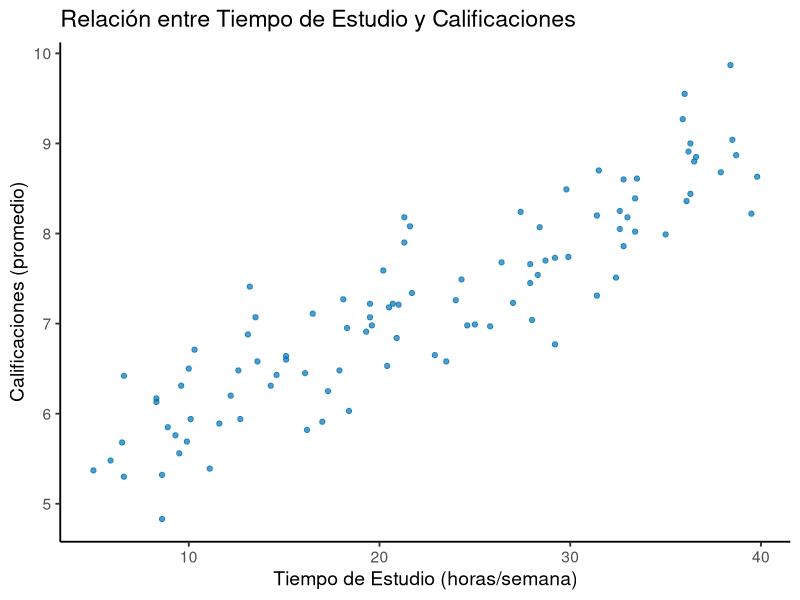
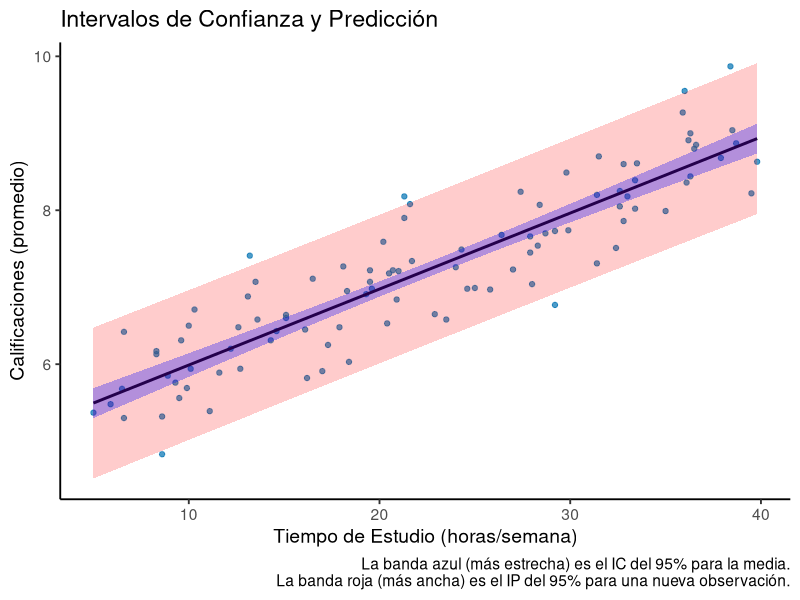
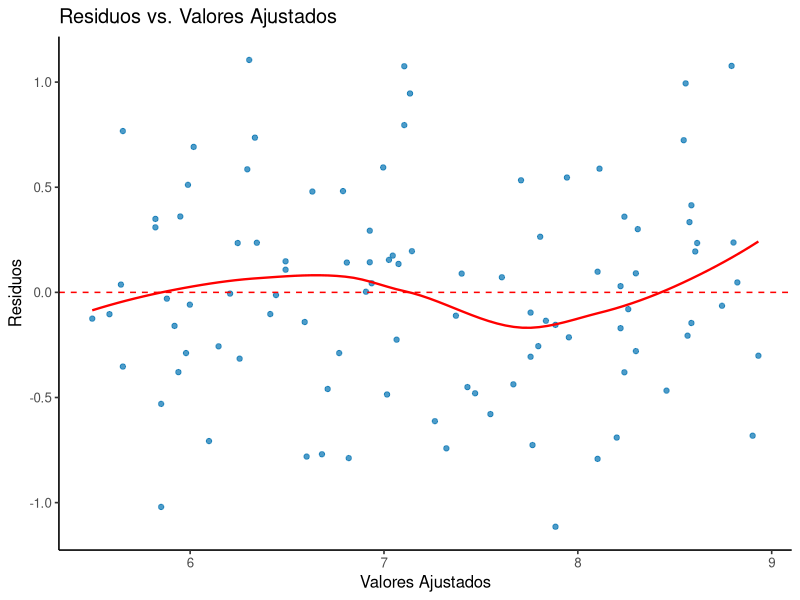
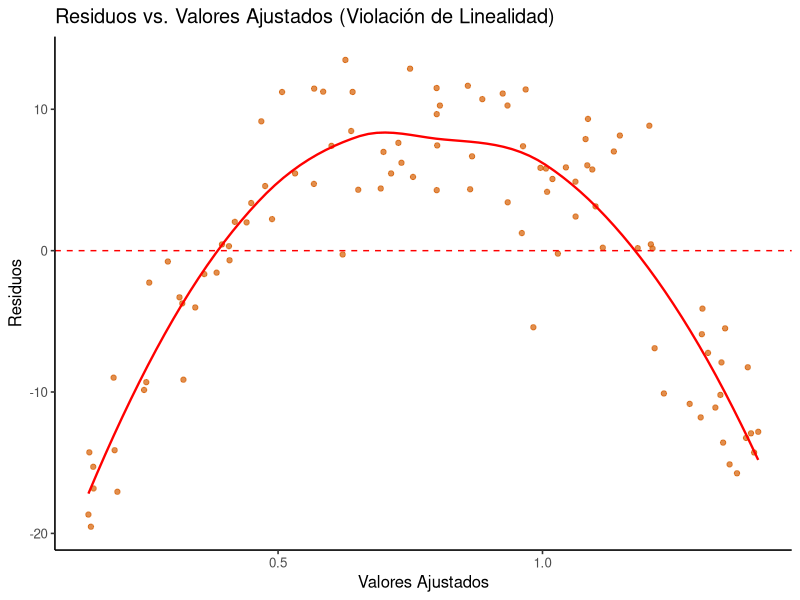
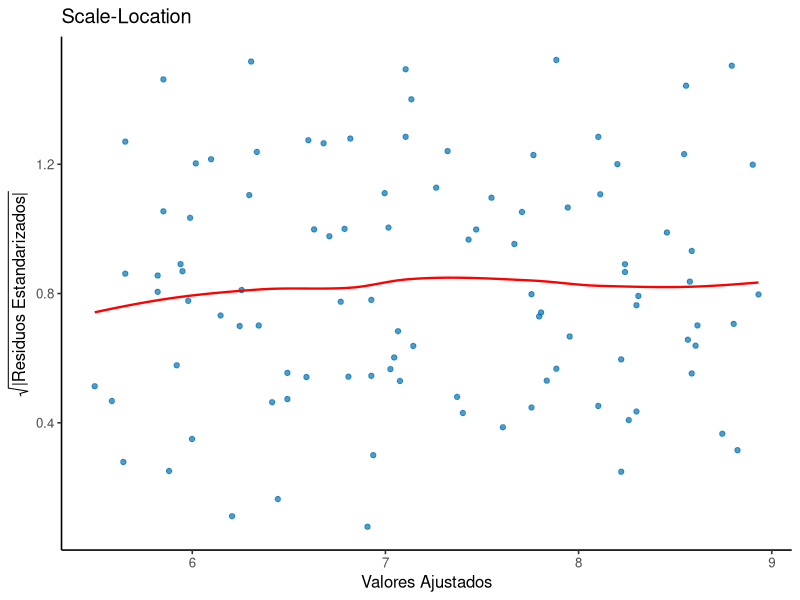
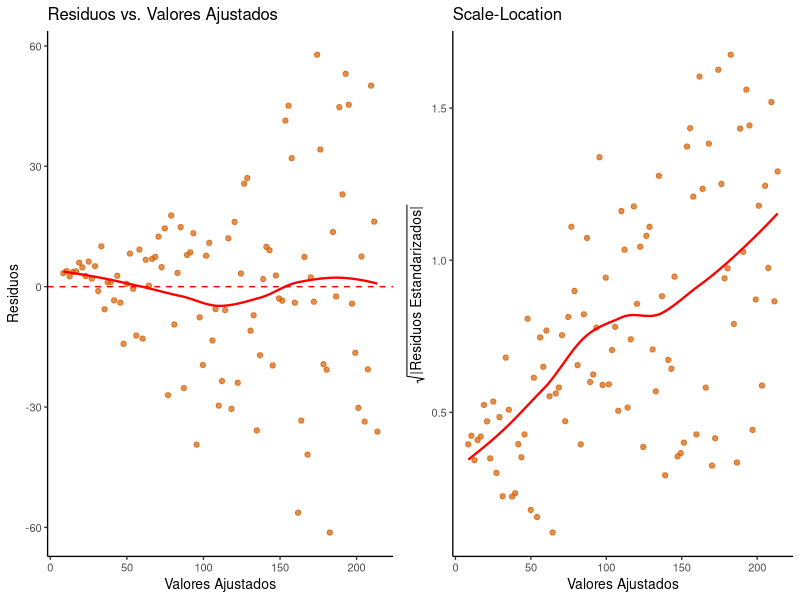
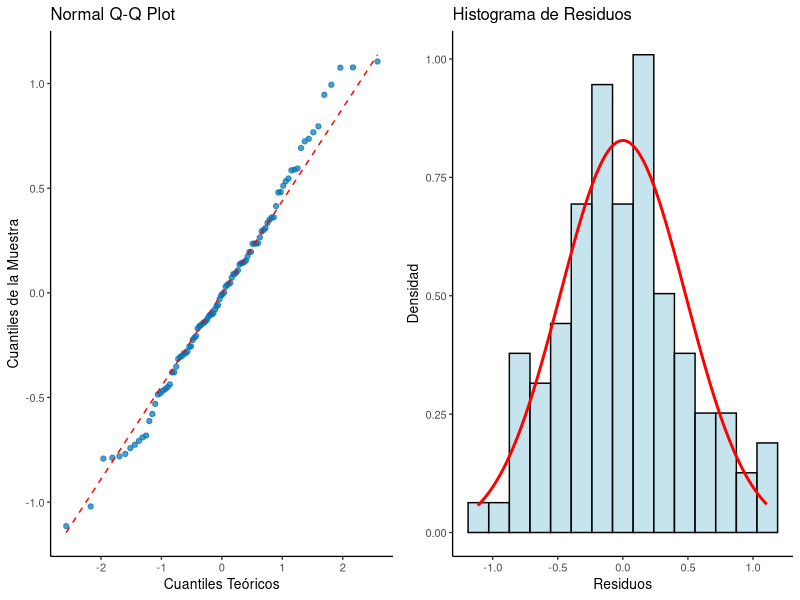
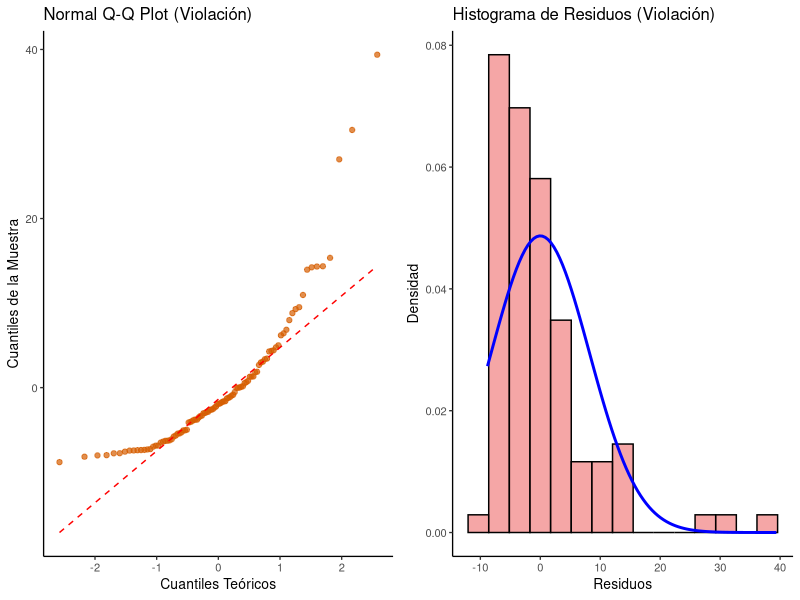

Source code (R) for these figures, in order:
## ---- chunk 1
#| label: fig-exploracion-inicial-full
#| fig-cap: "Relación entre tiempo de estudio y calificaciones."
#| echo: true

library(ggplot2)
set.seed(123) # Para reproducibilidad

# Simulación de datos
datos <- data.frame(
  Tiempo_Estudio = round(runif(100, min = 5, max = 40), 1)
)
datos$Calificaciones <- round(5 + 0.1 * datos$Tiempo_Estudio + rnorm(100, mean = 0, sd = 0.5), 2)

# Visualización
ggplot(datos, aes(x = Tiempo_Estudio, y = Calificaciones)) +
  geom_point(color = "#0072B2", alpha = 0.7) +
  labs(
    title = "Relación entre Tiempo de Estudio y Calificaciones",
    x = "Tiempo de Estudio (horas/semana)",
    y = "Calificaciones (promedio)"
  ) +
  theme_classic(base_size = 14)

# Cuantificación (los objetos se guardan para usarlos en el texto)
covarianza <- cov(datos$Tiempo_Estudio, datos$Calificaciones)
correlacion <- cor(datos$Tiempo_Estudio, datos$Calificaciones)
## ---- chunk 2
#| label: lm-summary-full
#| echo: true

# 1. Ajustamos el modelo lineal
modelo_estudio <- lm(Calificaciones ~ Tiempo_Estudio, data = datos)

# 2. Obtenemos el resumen completo del modelo
summary(modelo_estudio)
## ---- chunk 3
#| echo: true
summary(modelo_estudio)
## ---- chunk 4
#| label: fig-prediccion
#| fig-cap: "Comparación visual del intervalo de confianza (azul, más estrecho) y el intervalo de predicción (rojo, más ancho)."
#| echo: true

# 1. Crear una secuencia de nuevos valores de X para predecir
nuevos_datos <- data.frame(
  Tiempo_Estudio = seq(min(datos$Tiempo_Estudio), max(datos$Tiempo_Estudio), length.out = 100)
)

# 2. Calcular el intervalo de confianza para la RESPUESTA MEDIA
conf_interval <- predict(
  modelo_estudio, 
  newdata = nuevos_datos, 
  interval = "confidence", 
  level = 0.95
)

# 3. Calcular el intervalo de predicción para una OBSERVACIÓN INDIVIDUAL
pred_interval <- predict(
  modelo_estudio, 
  newdata = nuevos_datos, 
  interval = "prediction", 
  level = 0.95
)

# 4. Unir todo para graficar con ggplot2
plot_data <- cbind(nuevos_datos, as.data.frame(conf_interval), pred_pred = as.data.frame(pred_interval))
colnames(plot_data) <- c("Tiempo_Estudio", "fit_conf", "lwr_conf", "upr_conf", "fit_pred", "lwr_pred", "upr_pred")

# 5. Visualización
ggplot() +
  # Capa 1: Puntos originales del dataframe 'datos'
  geom_point(data = datos, aes(x = Tiempo_Estudio, y = Calificaciones), color = "#0072B2", alpha = 0.7) +
  
  # Capa 2: Línea de regresión del dataframe 'plot_data'
  geom_line(data = plot_data, aes(x = Tiempo_Estudio, y = fit_conf), color = "black", linewidth = 1) +
  
  # Capa 3: Banda de predicción (roja) del dataframe 'plot_data'
  geom_ribbon(data = plot_data, aes(x = Tiempo_Estudio, ymin = lwr_pred, ymax = upr_pred), fill = "red", alpha = 0.2) +
  
  # Capa 4: Banda de confianza (azul) del dataframe 'plot_data'
  geom_ribbon(data = plot_data, aes(x = Tiempo_Estudio, ymin = lwr_conf, ymax = upr_conf), fill = "blue", alpha = 0.3) +
  
  # Etiquetas y tema
  labs(
    title = "Intervalos de Confianza y Predicción",
    x = "Tiempo de Estudio (horas/semana)",
    y = "Calificaciones (promedio)",
    caption = "La banda azul (más estrecha) es el IC del 95% para la media.\nLa banda roja (más ancha) es el IP del 95% para una nueva observación."
  ) +
  theme_classic(base_size = 14)
## ---- chunk 5
#| echo: true
#| results: 'hide' # Oculta la salida de esta celda

dato_nuevo <- data.frame(Tiempo_Estudio = 25)

# Guardamos la predicción para la media en un objeto
pred_media <- predict(modelo_estudio, newdata = dato_nuevo, interval = "confidence")

# Guardamos la predicción para un individuo en un objeto
pred_indiv <- predict(modelo_estudio, newdata = dato_nuevo, interval = "prediction")
## ---- chunk 6
#| label: fig-linealidad-ok
#| fig-cap: "Gráfico de Residuos vs. Valores Ajustados para el modelo de estudio. No se observan patrones."

# Crear un dataframe con los datos para ggplot2
library(ggplot2)
library(broom)

# Extraer residuos y valores ajustados
datos_diagnostico <- data.frame(
  residuos = residuals(modelo_estudio),
  valores_ajustados = fitted(modelo_estudio)
)

# Gráfico de Residuos vs. Valores Ajustados con ggplot2
ggplot(datos_diagnostico, aes(x = valores_ajustados, y = residuos)) +
  geom_point(color = "#0072B2", alpha = 0.7) +
  geom_hline(yintercept = 0, color = "red", linetype = "dashed") +
  geom_smooth(method = "loess", se = FALSE, color = "red", linewidth = 0.8) +
  labs(
    title = "Residuos vs. Valores Ajustados",
    x = "Valores Ajustados",
    y = "Residuos"
  ) +
  theme_classic(base_size = 12)
## ---- chunk 7
#| label: fig-linealidad-mal
#| fig-cap: "Patrón curvo evidente en los residuos, violando el supuesto de linealidad."

# 1. Simulación de datos no lineales
set.seed(42) # Nueva semilla para este ejemplo
x_no_lineal <- runif(100, 0, 10)
# La relación verdadera es cuadrática (y = 10 - (x-5)^2) más un error
y_no_lineal <- 10 - (x_no_lineal - 5)^2 + rnorm(100, 0, 4)
datos_no_lineal <- data.frame(x = x_no_lineal, y = y_no_lineal)

# 2. Ajuste de un modelo lineal (incorrecto)
modelo_no_lineal <- lm(y ~ x, data = datos_no_lineal)

# 3. Gráfico de Residuos vs. Valores Ajustados con ggplot2
datos_diag_no_lineal <- data.frame(
  residuos = residuals(modelo_no_lineal),
  valores_ajustados = fitted(modelo_no_lineal)
)

ggplot(datos_diag_no_lineal, aes(x = valores_ajustados, y = residuos)) +
  geom_point(color = "#D55E00", alpha = 0.7) +
  geom_hline(yintercept = 0, color = "red", linetype = "dashed") +
  geom_smooth(method = "loess", se = FALSE, color = "red", linewidth = 0.8) +
  labs(
    title = "Residuos vs. Valores Ajustados (Violación de Linealidad)",
    x = "Valores Ajustados",
    y = "Residuos"
  ) +
  theme_classic(base_size = 12)
## ---- chunk 8
#| label: fig-homocedasticidad-ok
#| fig-cap: "Gráfico Scale-Location para el modelo de estudio. La línea de tendencia es casi plana."

# Crear datos para el gráfico Scale-Location
datos_scale_loc <- data.frame(
  valores_ajustados = fitted(modelo_estudio),
  residuos_std_sqrt = sqrt(abs(rstandard(modelo_estudio)))
)

# Gráfico Scale-Location con ggplot2
ggplot(datos_scale_loc, aes(x = valores_ajustados, y = residuos_std_sqrt)) +
  geom_point(color = "#0072B2", alpha = 0.7) +
  geom_smooth(method = "loess", se = FALSE, color = "red", linewidth = 0.8) +
  labs(
    title = "Scale-Location",
    x = "Valores Ajustados",
    y = expression(sqrt("|Residuos Estandarizados|"))
  ) +
  theme_classic(base_size = 12)

# Prueba de Breusch-Pagan
library(lmtest)
bptest(modelo_estudio)
## ---- chunk 9
#| label: fig-homocedasticidad-mal
#| fig-cap: "Diagnóstico de heteroscedasticidad. Izquierda: Gráfico de Residuos vs. Ajustados (patrón de embudo). Derecha: Gráfico Scale-Location (tendencia ascendente)."

# 1. Simulación de datos heteroscedásticos
set.seed(101)
x_hetero <- 1:100
y_hetero <- 10 + 2 * x_hetero + rnorm(100, mean = 0, sd = 0.4 * x_hetero)
datos_hetero <- data.frame(x = x_hetero, y = y_hetero)
modelo_hetero <- lm(y ~ x, data = datos_hetero)

# 2. Preparar datos para los gráficos
datos_diag_hetero <- data.frame(
  residuos = residuals(modelo_hetero),
  valores_ajustados = fitted(modelo_hetero),
  residuos_std_sqrt = sqrt(abs(rstandard(modelo_hetero)))
)

# 3. Gráfico de Residuos vs. Valores Ajustados
p1 <- ggplot(datos_diag_hetero, aes(x = valores_ajustados, y = residuos)) +
  geom_point(color = "#D55E00", alpha = 0.7) +
  geom_hline(yintercept = 0, color = "red", linetype = "dashed") +
  geom_smooth(method = "loess", se = FALSE, color = "red", linewidth = 0.8) +
  labs(
    title = "Residuos vs. Valores Ajustados",
    x = "Valores Ajustados",
    y = "Residuos"
  ) +
  theme_classic(base_size = 10)

# 4. Gráfico Scale-Location
p2 <- ggplot(datos_diag_hetero, aes(x = valores_ajustados, y = residuos_std_sqrt)) +
  geom_point(color = "#D55E00", alpha = 0.7) +
  geom_smooth(method = "loess", se = FALSE, color = "red", linewidth = 0.8) +
  labs(
    title = "Scale-Location",
    x = "Valores Ajustados",
    y = expression(sqrt("|Residuos Estandarizados|"))
  ) +
  theme_classic(base_size = 10)

# 5. Mostrar ambos gráficos lado a lado
library(gridExtra)
grid.arrange(p1, p2, ncol = 2)

# 6. Prueba de Breusch-Pagan
library(lmtest)
test_values <- bptest(modelo_hetero)
## ---- chunk 10
#| label: fig-normalidad-ok
#| fig-cap: "Diagnóstico de normalidad del modelo de estudio. Izquierda: Q-Q Plot. Derecha: Histograma de residuos."

# Crear datos para los gráficos
residuos <- residuals(modelo_estudio)

# 1. Gráfico Q-Q con ggplot2
datos_qq <- data.frame(residuos = residuos)

p1 <- ggplot(datos_qq, aes(sample = residuos)) +
  geom_qq(color = "#0072B2", alpha = 0.7) +
  geom_qq_line(color = "red", linetype = "dashed") +
  labs(
    title = "Normal Q-Q Plot",
    x = "Cuantiles Teóricos",
    y = "Cuantiles de la Muestra"
  ) +
  theme_classic(base_size = 10)

# 2. Histograma con ggplot2
datos_hist <- data.frame(residuos = residuos)

p2 <- ggplot(datos_hist, aes(x = residuos)) +
  geom_histogram(aes(y = after_stat(density)), bins = 15, fill = "lightblue", 
                 color = "black", alpha = 0.7) +
  stat_function(fun = dnorm, 
                args = list(mean = mean(residuos), sd = sd(residuos)),
                color = "red", linewidth = 1) +
  labs(
    title = "Histograma de Residuos",
    x = "Residuos",
    y = "Densidad"
  ) +
  theme_classic(base_size = 10)

# 3. Mostrar ambos gráficos lado a lado
library(gridExtra)
grid.arrange(p1, p2, ncol = 2)

# Prueba de Shapiro-Wilk
library(lmtest)
shapiro_resultado <- shapiro.test(residuals(modelo_estudio))
## ---- chunk 11
#| label: fig-normalidad-mal
#| fig-cap: "Violación del supuesto de normalidad. Izquierda: Q-Q Plot con clara desviación. Derecha: Histograma asimétricamente distribuido."

# 1. Simulación de datos con errores no normales (exponenciales)
set.seed(456)
x_no_normal <- 1:100
# Errores exponenciales (muy asimétricos) centrados en 0
errores_exp <- rexp(100, rate = 1) - 1  # Restamos 1 para centrar en 0
y_no_normal <- 5 + 2 * x_no_normal + errores_exp * 10
datos_no_normal <- data.frame(x = x_no_normal, y = y_no_normal)
modelo_no_normal <- lm(y ~ x, data = datos_no_normal)

# 2. Crear datos para los gráficos
residuos_no_normal <- residuals(modelo_no_normal)

# 3. Gráfico Q-Q con ggplot2
datos_qq_mal <- data.frame(residuos = residuos_no_normal)

p1_mal <- ggplot(datos_qq_mal, aes(sample = residuos)) +
  geom_qq(color = "#D55E00", alpha = 0.7) +
  geom_qq_line(color = "red", linetype = "dashed") +
  labs(
    title = "Normal Q-Q Plot (Violación)",
    x = "Cuantiles Teóricos",
    y = "Cuantiles de la Muestra"
  ) +
  theme_classic(base_size = 10)

# 4. Histograma con ggplot2
datos_hist_mal <- data.frame(residuos = residuos_no_normal)

p2_mal <- ggplot(datos_hist_mal, aes(x = residuos)) +
  geom_histogram(aes(y = after_stat(density)), bins = 15, fill = "lightcoral", 
                 color = "black", alpha = 0.7) +
  stat_function(fun = dnorm, 
                args = list(mean = mean(residuos_no_normal), sd = sd(residuos_no_normal)),
                color = "blue", linewidth = 1) +
  labs(
    title = "Histograma de Residuos (Violación)",
    x = "Residuos",
    y = "Densidad"
  ) +
  theme_classic(base_size = 10)

# 5. Mostrar ambos gráficos lado a lado
grid.arrange(p1_mal, p2_mal, ncol = 2)

# Prueba de Shapiro-Wilk
shapiro_resultado <- shapiro.test(residuals(modelo_no_normal))
## ---- chunk 12
#| label: fig-independencia-ok
#| fig-cap: "Diagnóstico de independencia del modelo de estudio. Los residuos no muestran patrones temporales."

# Gráfico de residuos vs orden de observación con ggplot2
datos_orden <- data.frame(
  orden = 1:length(residuals(modelo_estudio)),
  residuos = residuals(modelo_estudio)
)

ggplot(datos_orden, aes(x = orden, y = residuos)) +
  geom_point(color = "#0072B2", alpha = 0.7) +
  geom_line(color = "#0072B2", alpha = 0.5) +
  geom_hline(yintercept = 0, color = "red", linetype = "dashed") +
  labs(
    title = "Residuos vs Orden de Observación",
    x = "Orden de observación",
    y = "Residuos"
  ) +
  theme_classic(base_size = 12)

# Prueba de Durbin-Watson
library(lmtest)
dw_resultado_valido <- dwtest(modelo_estudio)
## ---- chunk 13
#| label: fig-independencia-mal
#| fig-cap: "Violación del supuesto de independencia. Los residuos muestran un patrón de autocorrelación positiva."

# 1. Simulación de datos con autocorrelación
set.seed(789)
n <- 100
x_autocorr <- 1:n
# Generamos errores autocorrelacionados (AR1 con phi = 0.7)
errores_autocorr <- numeric(n)
errores_autocorr[1] <- rnorm(1)
for(i in 2:n) {
  errores_autocorr[i] <- 0.7 * errores_autocorr[i-1] + rnorm(1, sd = 0.5)
}

y_autocorr <- 10 + 1.5 * x_autocorr + errores_autocorr * 3
datos_autocorr <- data.frame(x = x_autocorr, y = y_autocorr)
modelo_autocorr <- lm(y ~ x, data = datos_autocorr)

# 2. Gráfico de residuos vs orden con ggplot2
datos_orden_autocorr <- data.frame(
  orden = 1:length(residuals(modelo_autocorr)),
  residuos = residuals(modelo_autocorr)
)

ggplot(datos_orden_autocorr, aes(x = orden, y = residuos)) +
  geom_point(color = "#D55E00", alpha = 0.7) +
  geom_line(color = "#D55E00", alpha = 0.5) +
  geom_hline(yintercept = 0, color = "blue", linetype = "dashed") +
  labs(
    title = "Residuos vs Orden de Observación (Violación)",
    x = "Orden de observación",
    y = "Residuos"
  ) +
  theme_classic(base_size = 12)

# 3. Prueba de Durbin-Watson
dw_resultado <- dwtest(modelo_autocorr)
## ---- chunk 14
#| label: fig-dffits
#| fig-cap: "Análisis de DFFITS para identificar observaciones que afectan significativamente a sus propias predicciones."

# Calcular DFFITS y sus componentes
dffits_vals <- dffits(modelo_estudio)
residuos_stud <- rstudent(modelo_estudio)  # Residuos estudentizados
leverage_vals <- hatvalues(modelo_estudio)

# Crear dataframe para análisis
datos_dffits <- data.frame(
  observacion = 1:length(dffits_vals),
  dffits = dffits_vals,
  residuo_stud = residuos_stud,
  leverage = leverage_vals
)

# Umbral de DFFITS
n <- nrow(datos)
k <- 1  # número de predictores
dffits_threshold <- 2 * sqrt((k + 1) / n)

# Gráfico de DFFITS
ggplot(datos_dffits, aes(x = observacion, y = dffits)) +
  geom_point(color = "#0072B2", alpha = 0.7) +
  geom_hline(yintercept = 0, color = "gray", linetype = "dashed") +
  geom_hline(yintercept = c(-dffits_threshold, dffits_threshold), 
             color = "red", linetype = "dashed", alpha = 0.7) +
  labs(
    title = "DFFITS por Observación",
    x = "Número de Observación",
    y = "DFFITS",
    caption = paste("Líneas rojas: umbrales ±", round(dffits_threshold, 3))
  ) +
  theme_classic(base_size = 12)

# Análisis cuantitativo
influential_dffits <- which(abs(dffits_vals) > dffits_threshold)
top_indices <- order(abs(dffits_vals), decreasing = TRUE)[1:5]
## ---- chunk 15
#| label: fig-leverage
#| fig-cap: "Gráfico Residuals vs. Leverage para identificar observaciones influyentes."

# Crear datos para el gráfico Residuals vs. Leverage
leverage_vals <- hatvalues(modelo_estudio)
residuos_stud <- rstudent(modelo_estudio)  # Residuos estudentizados
cook_dist <- cooks.distance(modelo_estudio)

datos_leverage <- data.frame(
  leverage = leverage_vals,
  residuos_stud = residuos_stud,
  cook = cook_dist,
  observacion = 1:length(leverage_vals)
)

# Calcular umbrales
n <- nrow(datos)
k <- 1
leverage_threshold <- 2 * (k + 1) / n
cook_threshold <- 4 / (n - k - 1)

# Función para crear curvas de Cook
cook_curve <- function(leverage, cook_value, k) {
  sqrt(cook_value * (k + 1) * (1 - leverage) / leverage)
}

# Crear curvas de Cook para diferentes valores
lev_seq <- seq(0.001, max(leverage_vals) * 1.1, length.out = 100)
cook_05 <- data.frame(
  leverage = lev_seq,
  pos = cook_curve(lev_seq, 0.5, k),
  neg = -cook_curve(lev_seq, 0.5, k)
)
cook_1 <- data.frame(
  leverage = lev_seq,
  pos = cook_curve(lev_seq, 1, k),
  neg = -cook_curve(lev_seq, 1, k)
)

# Gráfico Residuals vs. Leverage con ggplot2
ggplot(datos_leverage, aes(x = leverage, y = residuos_stud)) +
  # Curvas de Cook
  geom_line(data = cook_05, aes(x = leverage, y = pos), 
            color = "red", linetype = "dashed", alpha = 0.6, inherit.aes = FALSE) +
  geom_line(data = cook_05, aes(x = leverage, y = neg), 
            color = "red", linetype = "dashed", alpha = 0.6, inherit.aes = FALSE) +
  geom_line(data = cook_1, aes(x = leverage, y = pos), 
            color = "red", linetype = "solid", alpha = 0.8, inherit.aes = FALSE) +
  geom_line(data = cook_1, aes(x = leverage, y = neg), 
            color = "red", linetype = "solid", alpha = 0.8, inherit.aes = FALSE) +
  # Puntos de datos
  geom_point(color = "#0072B2", alpha = 0.7, size = 2) +
  # Líneas de referencia
  geom_hline(yintercept = 0, color = "gray", linetype = "dashed") +
  geom_hline(yintercept = c(-2, 2), color = "orange", linetype = "dotted", alpha = 0.7) +
  geom_vline(xintercept = leverage_threshold, color = "purple", linetype = "dotted", alpha = 0.7) +
  # Etiquetas
  labs(
    title = "Residuals vs. Leverage",
    x = "Leverage",
    y = "Residuos Estudentizados",
    caption = "Curvas rojas: Cook 0.5 (discontinua) y 1.0 (continua) | Líneas naranjas: ±2 | Línea morada: umbral leverage"
  ) +
  theme_classic(base_size = 12)

# Identificar observaciones problemáticas
high_leverage <- which(leverage_vals > leverage_threshold)
outliers_stud <- which(abs(residuos_stud) > 2)
high_cook <- which(cook_dist > cook_threshold)
## ---- chunk 16
#| label: fig-diagnostico-completo
#| fig-cap: "Gráficos de diagnóstico completo del modelo de regresión."
#| echo: true

# Preparar todos los datos necesarios para los gráficos
residuos_completo <- residuals(modelo_estudio)
valores_ajustados_completo <- fitted(modelo_estudio)
residuos_std <- rstandard(modelo_estudio)
leverage_vals <- hatvalues(modelo_estudio)

# 1. Gráfico Residuos vs. Valores Ajustados
p1_completo <- ggplot(data.frame(x = valores_ajustados_completo, y = residuos_completo), 
                      aes(x = x, y = y)) +
  geom_point(color = "#0072B2", alpha = 0.7) +
  geom_hline(yintercept = 0, color = "red", linetype = "dashed") +
  geom_smooth(method = "loess", se = FALSE, color = "red", linewidth = 0.8) +
  labs(title = "Residuos vs. Valores Ajustados", x = "Valores Ajustados", y = "Residuos") +
  theme_classic(base_size = 10)

# 2. Gráfico Q-Q Normal
datos_qq_completo <- data.frame(residuos = residuos_std)

p2_completo <- ggplot(datos_qq_completo, aes(sample = residuos)) +
  geom_qq(color = "#0072B2", alpha = 0.7) +
  geom_qq_line(color = "red", linetype = "dashed") +
  labs(title = "Normal Q-Q Plot", x = "Cuantiles Teóricos", y = "Cuantiles de la Muestra") +
  theme_classic(base_size = 10)

# 3. Gráfico Scale-Location
p3_completo <- ggplot(data.frame(x = valores_ajustados_completo, 
                                 y = sqrt(abs(residuos_std))), 
                      aes(x = x, y = y)) +
  geom_point(color = "#0072B2", alpha = 0.7) +
  geom_smooth(method = "loess", se = FALSE, color = "red", linewidth = 0.8) +
  labs(title = "Scale-Location", x = "Valores Ajustados", 
       y = expression(sqrt("|Residuos Estandarizados|"))) +
  theme_classic(base_size = 10)

# 4. Gráfico Residuos vs. Leverage
p4_completo <- ggplot(data.frame(x = leverage_vals, y = residuos_std), 
                      aes(x = x, y = y)) +
  geom_point(color = "#0072B2", alpha = 0.7) +
  geom_smooth(method = "loess", se = FALSE, color = "red", linewidth = 0.8) +
  geom_hline(yintercept = 0, color = "gray", linetype = "dashed") +
  labs(title = "Residuos vs. Leverage", x = "Leverage", y = "Residuos Estandarizados") +
  theme_classic(base_size = 10)

# 5. Histograma de residuos
p5_completo <- ggplot(data.frame(residuos = residuos_completo), aes(x = residuos)) +
  geom_histogram(aes(y = after_stat(density)), bins = 15, fill = "lightblue", 
                 color = "black", alpha = 0.7) +
  stat_function(fun = dnorm, 
                args = list(mean = mean(residuos_completo), sd = sd(residuos_completo)),
                color = "red", linewidth = 1) +
  labs(title = "Histograma de Residuos", x = "Residuos", y = "Densidad") +
  theme_classic(base_size = 10)

# 6. Residuos vs. Orden
p6_completo <- ggplot(data.frame(orden = 1:length(residuos_completo), 
                                 residuos = residuos_completo), 
                      aes(x = orden, y = residuos)) +
  geom_point(color = "#0072B2", alpha = 0.7) +
  geom_line(color = "#0072B2", alpha = 0.5) +
  geom_hline(yintercept = 0, color = "red", linetype = "dashed") +
  labs(title = "Residuos vs. Orden", x = "Orden de observación", y = "Residuos") +
  theme_classic(base_size = 10)

# Mostrar todos los gráficos en una rejilla 2x3
library(gridExtra)
grid.arrange(p1_completo, p2_completo, p3_completo, 
             p4_completo, p5_completo, p6_completo, ncol = 3)

# Pruebas analíticas
library(lmtest)

cat("=== DIAGNÓSTICO ANALÍTICO ===\n\n")

# 1. Verificación de media nula de residuos
media_residuos <- mean(residuals(modelo_estudio))
cat("Media de los residuos:", round(media_residuos, 10), "\n")
cat("(Debe ser prácticamente 0)\n\n")

# 2. Homocedasticidad: Breusch-Pagan
cat("HOMOCEDASTICIDAD - Prueba de Breusch-Pagan:\n")
bp_test <- bptest(modelo_estudio)
print(bp_test)
cat("Interpretación: p-valor >", 0.05, "→ No hay evidencia de heterocedasticidad\n\n")

# 3. Normalidad: Shapiro-Wilk
cat("NORMALIDAD - Prueba de Shapiro-Wilk:\n")
sw_test <- shapiro.test(residuals(modelo_estudio))
print(sw_test)
cat("Interpretación: p-valor >", 0.05, "→ No hay evidencia contra la normalidad\n\n")

# 4. Independencia: Durbin-Watson
cat("INDEPENDENCIA - Prueba de Durbin-Watson:\n")
dw_test <- dwtest(modelo_estudio)
cat("Estadístico DW:", round(dw_test$statistic, 3), "\n")
cat("p-valor:", format.pval(dw_test$p.value, digits=3, eps=0.001), "\n")
cat("Interpretación: Estadístico ≈ 2 y p-valor >", 0.05, "→ No hay autocorrelación\n\n")

# 5. Identificación de observaciones influyentes
cat("OBSERVACIONES INFLUYENTES:\n")
# Calculamos las métricas principales
leverage <- hatvalues(modelo_estudio)
cook_dist <- cooks.distance(modelo_estudio)
std_residuals <- rstandard(modelo_estudio)
dffits_vals <- dffits(modelo_estudio)
covratio_vals <- covratio(modelo_estudio)

# Umbrales de corte
n <- nrow(datos)
k <- 1  # número de predictores
leverage_threshold <- 2 * (k + 1) / n
cook_threshold <- 4 / (n - k - 1)
dffits_threshold <- 2 * sqrt((k + 1) / n)
covratio_threshold <- 3 * (k + 1) / n

# Identificamos observaciones problemáticas
high_leverage <- which(leverage > leverage_threshold)
influential_cook <- which(cook_dist > cook_threshold)
outliers <- which(abs(std_residuals) > 2)
influential_dffits <- which(abs(dffits_vals) > dffits_threshold)
problematic_covratio <- which(abs(covratio_vals - 1) > covratio_threshold)

cat("Observaciones con alto apalancamiento (>", round(leverage_threshold, 3), "):", 
    ifelse(length(high_leverage) > 0, paste(high_leverage, collapse = ", "), "Ninguna"), "\n")
cat("Observaciones influyentes por Cook (>", round(cook_threshold, 3), "):", 
    ifelse(length(influential_cook) > 0, paste(influential_cook, collapse = ", "), "Ninguna"), "\n")
cat("Observaciones influyentes por DFFITS (>", round(dffits_threshold, 3), "):", 
    ifelse(length(influential_dffits) > 0, paste(influential_dffits, collapse = ", "), "Ninguna"), "\n")

cat("Posibles outliers (|residuo std| > 2):", 
    ifelse(length(outliers) > 0, paste(outliers, collapse = ", "), "Ninguna"), "\n")

# Resumen de observaciones más problemáticas
all_problematic <- unique(c(high_leverage, influential_cook, influential_dffits, 
                           problematic_covratio, outliers))
if(length(all_problematic) > 0) {
  cat("\nRESUMEN - Observaciones que requieren atención:", paste(all_problematic, collapse = ", "), "\n")
  cat("Estas observaciones deberían ser investigadas más detalladamente.\n")
} else {
  cat("\nRESUMEN - No hay observaciones problemáticas detectadas.\n")
}
